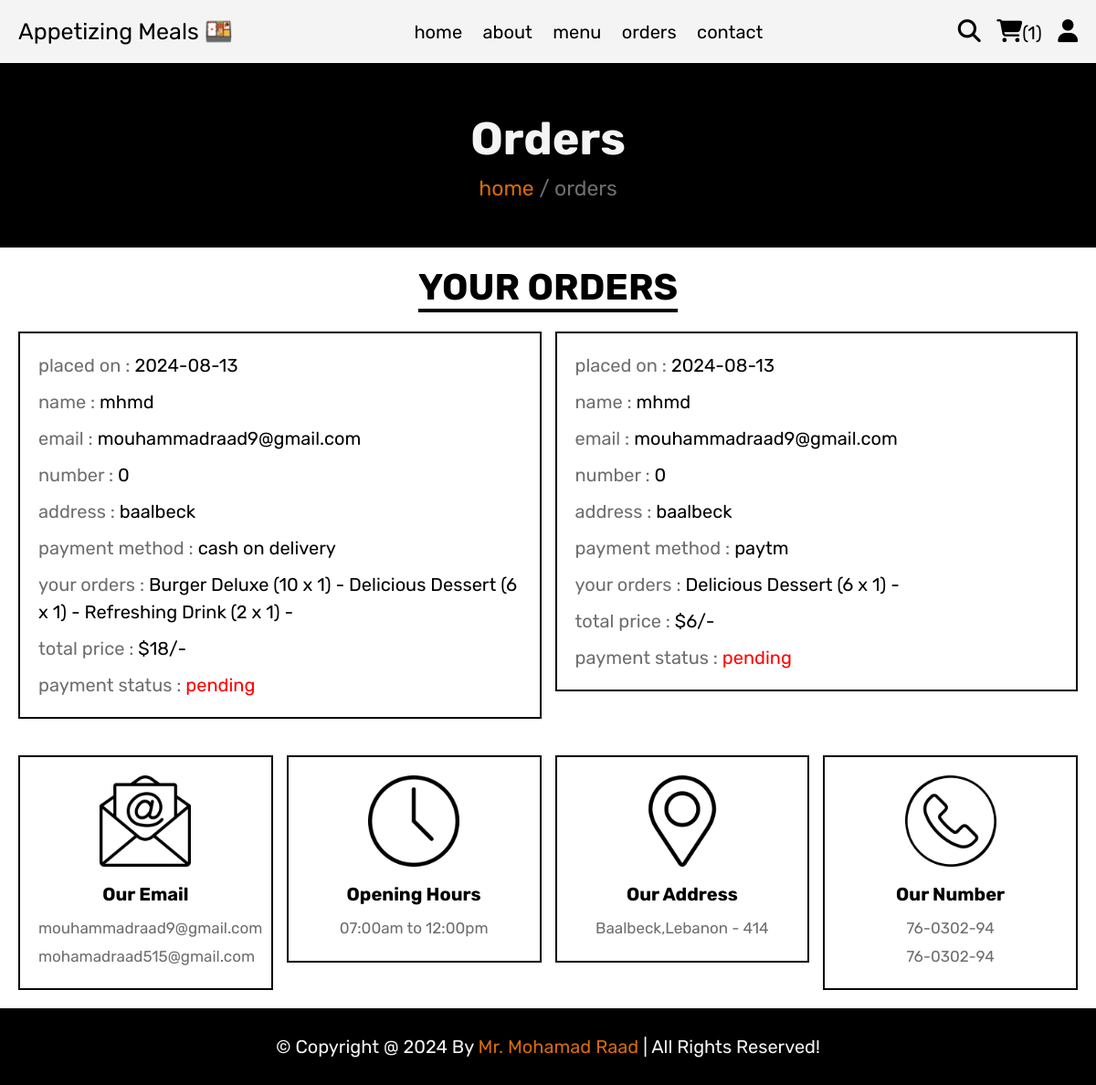
Screenshot of /orders.php (signed in) with the database file from the repository.
### tables this page shows
CREATE TABLE `orders` (
  `id` int(100) NOT NULL,
  `user_id` int(100) NOT NULL,
  `name` varchar(20) NOT NULL,
  `number` varchar(10) NOT NULL,
  `email` varchar(50) NOT NULL,
  `method` varchar(50) NOT NULL,
  `address` varchar(500) NOT NULL,
  `total_products` varchar(1000) NOT NULL,
  `total_price` int(100) NOT NULL,
  `placed_on` date NOT NULL DEFAULT current_timestamp(),
  `payment_status` varchar(20) NOT NULL DEFAULT 'pending'
);

### orders.php (the view, shortened to what this page needs)
<?php
include 'components/connect.php';
if(isset($_SESSION['user_id'])){
   $user_id = $_SESSION['user_id'];
}else{
   $user_id = '';
   header('location:home.php');
};
?>
<!DOCTYPE html>
<html lang="en">
<head>
   <link rel="stylesheet" href="https://cdnjs.cloudflare.com/ajax/libs/font-awesome/6.1.1/css/all.min.css">
   <link rel="stylesheet" href="css/style.css">
</head>
<body>
<?php include 'components/user_header.php'; ?>
<div class="heading">
   <h3>orders</h3>
   <p><a href="html.php">home</a> <span> / orders</span></p>
</div>
<section class="orders">
   <h1 class="title">your orders</h1>
   <div class="box-container">
   <?php
      if($user_id == ''){
         echo '<p class="empty">please login to see your orders</p>';
      }else{
         $select_orders = $conn->prepare("SELECT * FROM `orders` WHERE user_id = ?");
         $select_orders->execute([$user_id]);
         if($select_orders->rowCount() > 0){
            while($fetch_orders = $select_orders->fetch(PDO::FETCH_ASSOC)){
   ?>
   <div class="box">
      <p>placed on : <span><?= $fetch_orders['placed_on']; ?></span></p>
      <p>name : <span><?= $fetch_orders['name']; ?></span></p>
      <p>email : <span><?= $fetch_orders['email']; ?></span></p>
      <p>number : <span><?= $fetch_orders['number']; ?></span></p>
      <p>address : <span><?= $fetch_orders['address']; ?></span></p>
      <p>payment method : <span><?= $fetch_orders['method']; ?></span></p>
      <p>your orders : <span><?= $fetch_orders['total_products']; ?></span></p>
      <p>total price : <span>$<?= $fetch_orders['total_price']; ?>/-</span></p>
      <p> payment status : <span style="color:<?php if($fetch_orders['payment_status'] == 'pending'){ echo 'red'; }else{ echo 'green'; }; ?>"><?= $fetch_orders['payment_status']; ?></span> </p>
   </div>
   <?php
      }
      }else{
         echo '<p class="empty">no orders placed yet!</p>';
      }
      }
   ?>
   </div>
</section>
<?php include 'components/footer.php'; ?>
</body>
</html>

### css/style.css (style rules this page uses)
:root { --yellow: #f37a09e0; --red: #d32f2f; --white: #f4f4f4; --black: #000000; --light-color: #6e6e6e; --border: .2rem solid var(--black); }
* { font-family: 'Rubik', sans-serif; margin:0; padding:0; box-sizing: border-box; outline: none; border: none; text-decoration: none; }
html { font-size: 62.5%; overflow-x: hidden; scroll-behavior: smooth; stop-opacity: 7rem; }
section { margin:0 auto; max-width: 1200px; padding:2rem; }
.title { text-align: center; margin-bottom: 2.5rem; font-size: 4rem; color:var(--black); text-transform: uppercase; text-decoration: underline; text-underline-offset: 1rem; }
.heading { display: flex; align-items: center; justify-content: center; gap:1rem; flex-flow: column; background-color: var(--black); min-height: 20rem; }
.heading h3 { font-size: 5rem; color:var(--white); text-transform: capitalize; }
.heading p { font-size: 2.3rem; color:var(--light-color); }
.heading p a { color:var(--yellow); }
.orders .box-container { display: flex; flex-wrap: wrap; gap:1.5rem; align-items: flex-start; }
.orders .box-container .box { padding:1rem 2rem; border:var(--border); flex:1 1 40rem; }
.orders .box-container .box p { line-height: 1.5; margin:1rem 0; font-size: 2rem; color:var(--light-color); }
.orders .box-container .box p span { color:var(--black); }

### rows the page displays
orders: placed_on "2024-08-13", name "mhmd", email "mouhammadraad9@gmail.com", number "0", address "baalbeck", method "cash on delivery", total_products "Burger Deluxe (10 x 1) - Delicious Dessert (6 x 1) - Refreshing Drink (2 x 1) -", total_price "18", payment_status "pending"
orders: placed_on "2024-08-13", name "mhmd", email "mouhammadraad9@gmail.com", number "0", address "baalbeck", method "paytm", total_products "Delicious Dessert (6 x 1) -", total_price "6", payment_status "pending"

### other values shown
$total_cart_items "1"
